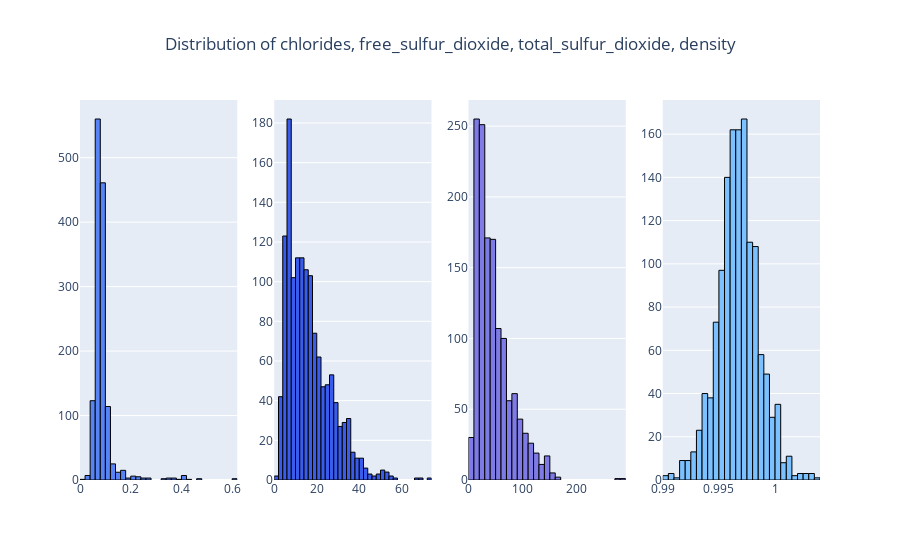

Notebook code cell kept with this figure:
### Markdown cell above
**Fixed Acidity:** The distribution is right-skewed, indicating that most wines have a fixed acidity level around 7-8, with fewer wines having higher fixed acidity.

**Volatile Acidity:** The data is also right-skewed, showing that most wines have a volatile acidity around 0.5, with only a few wines having a volatile acidity above 1.

**Citric Acid:** This feature shows a bimodal distribution, indicating two groups of wines, one with low citric acid close to 0 and another with citric acid between 0.25 and 0.5.

**Residual Sugar:** The distribution is highly right-skewed, suggesting that most wines have low residual sugar levels, with a peak below five. Few wines have high residual sugar levels.

### Code cell
plot_histograms(wine_df, ["chlorides", "free_sulfur_dioxide", "total_sulfur_dioxide", "density"], save_path="histograms1.png")

### Figure 1 — Plotly figure (JSON) as saved in the notebook; plotly's stock layout.template omitted (floating-point values rounded to 4 significant figures; data arrays with more than 128 entries replaced by an {"elided": "..."} marker saying what was removed)
{"data": [{"marker": {"color": "#5684F7", "line": {"color": "#000000", "width": 1}}, "name": "chlorides", "nbinsx": 40, "type": "histogram", "x": {"elided": "1359 float values"}, "xaxis": "x", "yaxis": "y"}, {"marker": {"color": "#3A5CED", "line": {"color": "#000000", "width": 1}}, "name": "free_sulfur_dioxide", "nbinsx": 40, "type": "histogram", "x": {"elided": "1359 float values"}, "xaxis": "x2", "yaxis": "y2"}, {"marker": {"color": "#7E7AE6", "line": {"color": "#000000", "width": 1}}, "name": "total_sulfur_dioxide", "nbinsx": 40, "type": "histogram", "x": {"elided": "1359 float values"}, "xaxis": "x3", "yaxis": "y3"}, {"marker": {"color": "#7BC0FF", "line": {"color": "#000000", "width": 1}}, "name": "density", "nbinsx": 40, "type": "histogram", "x": {"elided": "1359 float values"}, "xaxis": "x4", "yaxis": "y4"}], "layout": {"showlegend": false, "title": {"text": "Distribution of chlorides, free_sulfur_dioxide, total_sulfur_dioxide, density", "x": 0.5}, "xaxis": {"anchor": "y", "domain": [0, 0.2125]}, "xaxis2": {"anchor": "y2", "domain": [0.2625, 0.475]}, "xaxis3": {"anchor": "y3", "domain": [0.525, 0.7375]}, "xaxis4": {"anchor": "y4", "domain": [0.7875, 1]}, "yaxis": {"anchor": "x", "domain": [0, 1]}, "yaxis2": {"anchor": "x2", "domain": [0, 1]}, "yaxis3": {"anchor": "x3", "domain": [0, 1]}, "yaxis4": {"anchor": "x4", "domain": [0, 1]}}}
